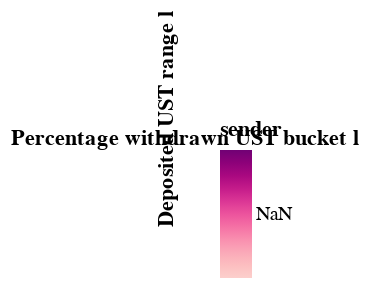

Notebook code for this chart:
### Code cell
alt.Chart((heatmap_data_df.rename(columns=cols_dict))).mark_rect().encode(
    x=alt.X(cols_dict['perc_withdrawn_cat_label']+':O'),
    y=alt.Y(cols_dict['DEP_CAT_label']+':O'),
    color=alt.Color('sender'+':Q',
            scale=alt.Scale(scheme='redpurple')),
    tooltip=['DEP_CAT_label'+':N','perc_withdrawn_cat_label'+':N','sender'+':Q']
)

### Figure 1 — Vega-Lite specification as saved in the notebook (floating-point values rounded to 4 significant figures; data arrays with more than 128 entries replaced by an {"elided": "..."} marker saying what was removed)
{"config": {"view": {"continuousWidth": 400, "continuousHeight": 300}}, "data": {"name": "data-a570bfb0bbf2be0a10305dab9d84f1b8"}, "mark": "rect", "encoding": {"color": {"field": "sender", "scale": {"scheme": "redpurple"}, "type": "quantitative"}, "tooltip": [{"field": "DEP_CAT_label", "type": "nominal"}, {"field": "perc_withdrawn_cat_label", "type": "nominal"}, {"field": "sender", "type": "quantitative"}], "x": {"field": "Percentage withdrawn UST bucket l", "type": "ordinal"}, "y": {"field": "Deposited UST range l", "type": "ordinal"}}, "$schema": "https://vega.github.io/schema/vega-lite/v4.17.0.json", "datasets": {"data-a570bfb0bbf2be0a10305dab9d84f1b8": {"elided": "580 records"}}}
